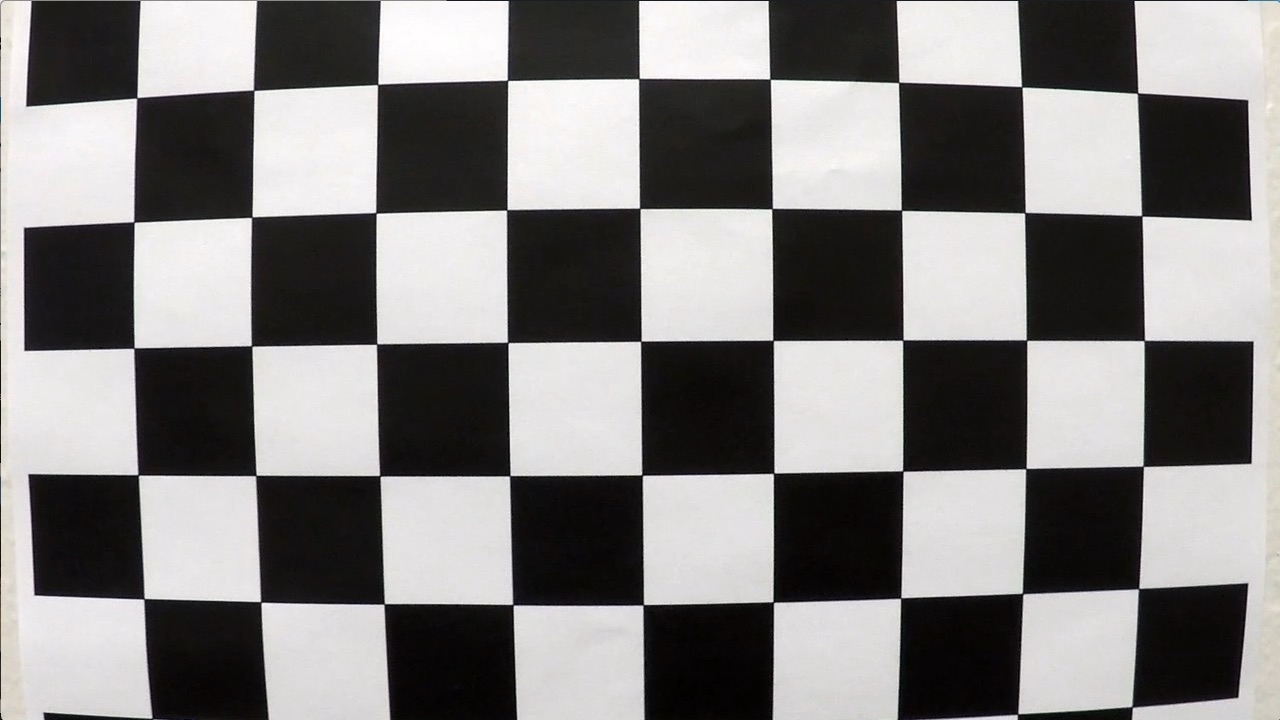
#> input picture camera_cal/calibration1.jpg, 1280 x 720 px; its folder holds only this picture in this run
$ jupyter execute --allow-errors LaneFinding-Final-Notebook.ipynb   (shell and % lines are left out)   (older library calls are emulated)
#> lines starting #> are read from the running program, lines starting #| are printed output that depends on the picture; after the words box and inside, x2 and y2 are one past the last pixel; in counts of white or black regions, pixels touching at a corner belong together
## Advanced Lane Finding Project

The goals / steps of this project are the following:

* Compute the camera calibration matrix and distortion coefficients given a set of chessboard images.
* Apply a distortion correction to raw images.
* Use color transforms, gradients, etc., to create a thresholded binary image.
* Apply a perspective transform to rectify binary image ("birds-eye view").
* Detect lane pixels and fit to find the lane boundary.
* Determine the curvature of the lane and vehicle position with respect to center.
* Warp the detected lane boundaries back onto the original image.
* Output visual display of the lane boundaries and numerical estimation of lane curvature and vehicle position.

---
## The camera calibration cameras were computed using OpenCV libraries

Calibrating the camera
-Detect corners of checkerboard in multiple images
-Use openCV calibration function to undistort the images.

[cell 1]

import os
import scipy.misc
import numpy as np
import cv2
import matplotlib.pyplot as plt
import matplotlib.image as mpimg
# %matplotlib inline
import glob

[cell 2]

objpoints = [] #3D points in real world space
imgpoints = [] # 2D points in image plane
nx = 9 # inner x corners
ny = 6 # inner y corners
objp = np.zeros((nx*ny,3),np.float32)
objp[:,:2]= np.mgrid[0:nx,0:ny].T.reshape(-1,2)

# read in and make a  list of calibration images
images = glob.glob('camera_cal/calibration*.jpg')

# read through all calibration images
for fname in images:
    #   img = cv2.imread(fname)
    img = mpimg.imread(fname)
#> img is the input picture: shape (720, 1280, 3); mean R, G, B 130.1, 128.4, 127.8
    # Convert to grayscale
#   gray = cv2.cvtColor(img, cv2.COLOR_BGR2GRAY) # if using cv2.imread()
    gray = cv2.cvtColor(img, cv2.COLOR_RGB2GRAY) # if using mpimg.imread()
    # Find the chessboard corners
    ret, corners = cv2.findChessboardCorners(gray, (nx, ny), None)
#> ret = False; corners = None
    if ret == True:
        imgpoints.append(corners)
        objpoints.append(objp)

        cv2.drawChessboardCorners(img, (nx, ny), corners, ret)
        cv2.imshow('img',img)
        cv2.waitKey(1)

cv2.destroyAllWindows()

Undistort Checkerboard

#> (a cell that did not finish here is left out)

The camera matrices are stored as follows:

[cell 4]
mtx= np.array([[  1.15396093e03,   0.00000000e00,   6.69705359e02],\
                [  0.00000000e00,   1.14802495e03,   3.85656232e02],\
                [  0.00000000e00,   0.00000000e00,   1.00000000e00]])
dist = np.array([[ -2.41017968e-01 , -5.30720497e-02,\
                  -1.15810318e-03,  -1.28318543e-04,   2.67124302e-02]])

Now these parameters are used to undistort a test image

[cell 5]
test = 'test_images/straight_lines1.jpg'
img = cv2.imread(test)
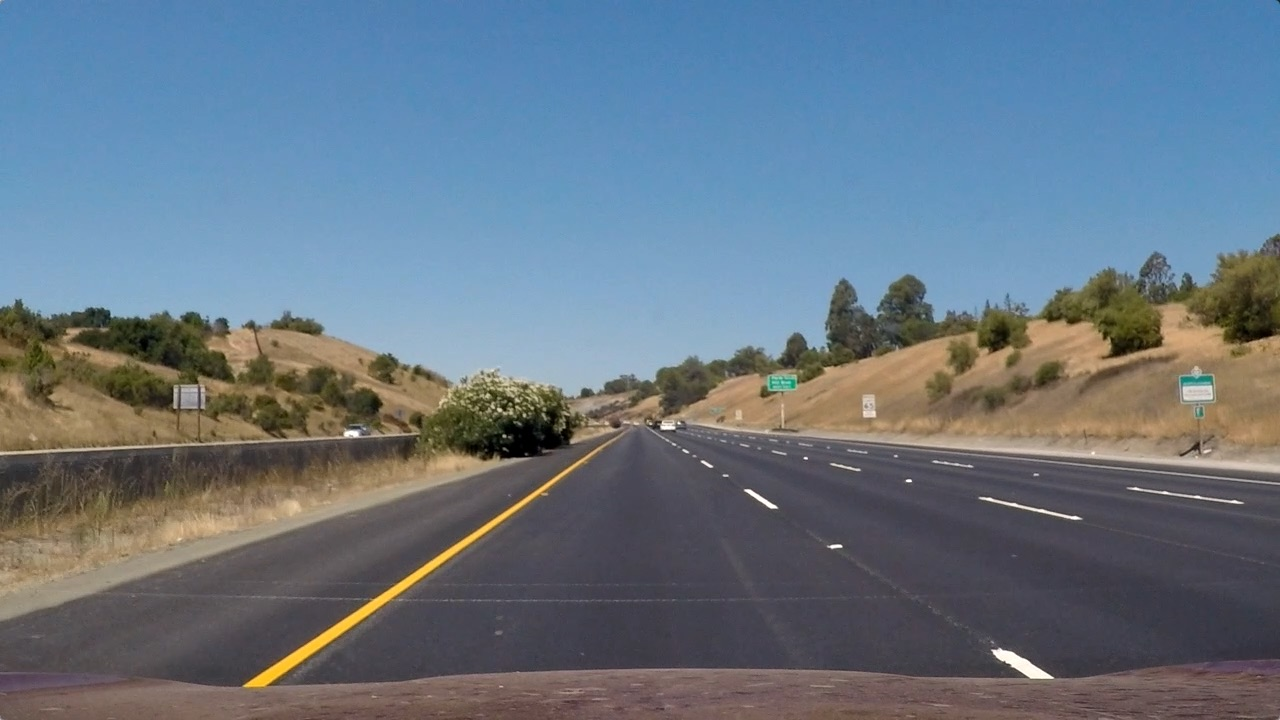
#> input picture test_images/straight_lines1.jpg, 1280 x 720 px
#> img is the input picture: shape (720, 1280, 3); mean B, G, R 131.2, 117.7, 103.2
imshape = img[:,:,2].shape[::-1]
print(imshape)
#| (1280, 720)
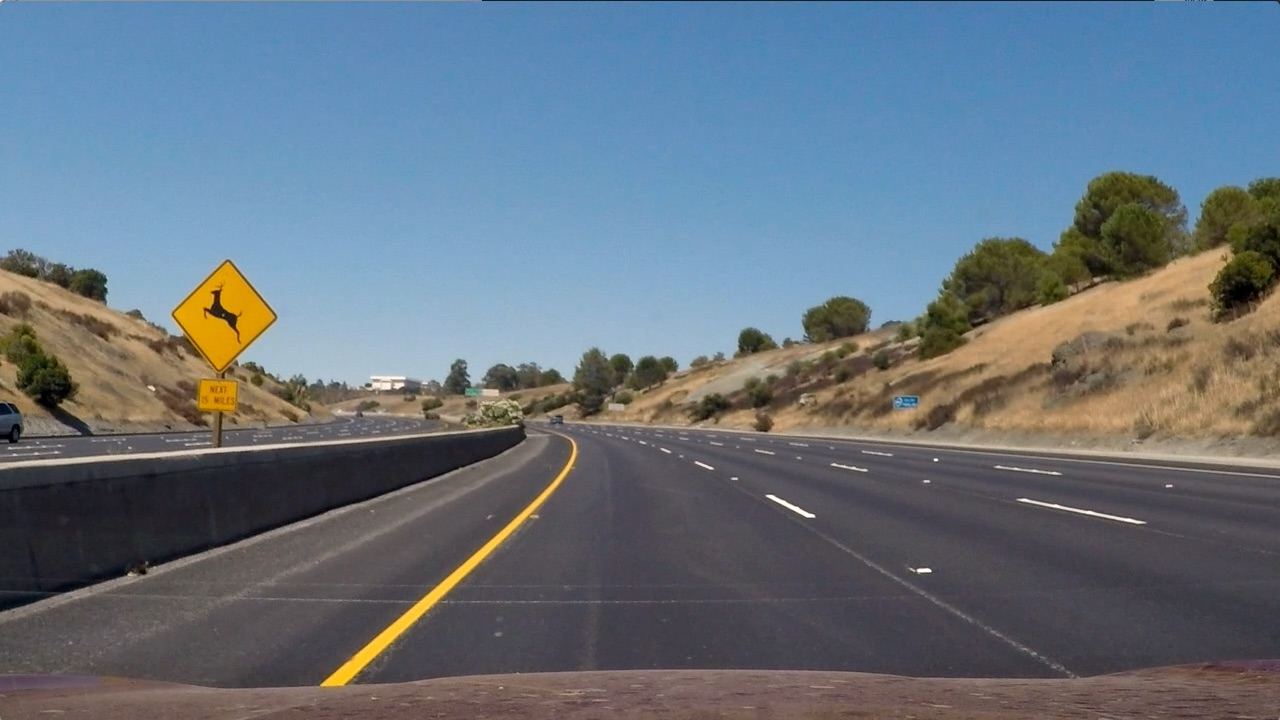
#> input picture test_images/test2.jpg, 1280 x 720 px
#> further down, image is the input picture: shape (720, 1280, 3); mean B, G, R 125.5, 114.6, 102.8
#> (the rest of this cell did not finish here and is left out)

## Methods used to create create a thresholded binary image containing likely lane pixels.
The parameters used were in each method were tuned first seperately and then fine tuned using the combination of methods.

[cell 6]
# This method takes an image and the desired gradent orientation
# and comutes a sobel edge detected image in that gradient direction.
def abs_sobel_thresh(img, orient='x', sobel_kernel=3, thresh=(0, 255)):

    # Convert to grayscale
#> called with orient = 'x', sobel_kernel = 15, thresh = (100, 255)
    gray = cv2.cvtColor(img, cv2.COLOR_BGR2GRAY)# cv2

    # Apply x or y gradient with the OpenCV Sobel() function
    # and take the absolute value

    if orient == 'x':
        abs_sobel = np.absolute(cv2.Sobel(gray, cv2.CV_64F, 1, 0,ksize=sobel_kernel))

    if orient == 'y':
        abs_sobel = np.absolute(cv2.Sobel(gray, cv2.CV_64F, 0, 1,ksize=sobel_kernel))


    # Rescale back to 8 bit integer
    scaled_sobel = np.uint8(255*abs_sobel/np.max(abs_sobel))

    # Create a copy and apply the threshold
    binary_output = np.zeros_like(scaled_sobel)
    # Here I'm using inclusive (>=, <=) thresholds, but exclusive is ok too
    binary_output[(scaled_sobel >= thresh[0]) & (scaled_sobel <= thresh[1])] = 1

    return binary_output

# This method calculates the sobel in both x and y
# and filteres out gradients below a certain magnitude
def mag_thresh(image, sobel_kernel=3, mag_thresh=(0, 255)):
    # Calculate gradient magnitude
    # Apply threshold
#> called with sobel_kernel = 15, mag_thresh = (70, 255)
    gray = cv2.cvtColor(image, cv2.COLOR_BGR2GRAY)#cv2

    # Take both Sobel x and y gradients
    sobelx = cv2.Sobel(gray, cv2.CV_64F, 1, 0, ksize=sobel_kernel)
    sobely = cv2.Sobel(gray, cv2.CV_64F, 0, 1, ksize=sobel_kernel)
    # Calculate the gradient magnitude
    gradmag = np.sqrt(sobelx**2 + sobely**2)
    # Rescale to 8 bit
    scale_factor = np.max(gradmag)/255
#> scale_factor = 18032140.7
    gradmag = (gradmag/scale_factor).astype(np.uint8)
    # Create a binary image of ones where threshold is met, zeros otherwise
    binary_output = np.zeros_like(gradmag)
    binary_output[(gradmag >= mag_thresh[0]) & (gradmag <= mag_thresh[1])] = 1
    return binary_output

# gradients outside of an expected range of line gradients are thresholded out
def dir_threshold(image, sobel_kernel=3, thresh=(0, np.pi/2)):
#> called with sobel_kernel = 15, thresh = (0.571, 1.22)
    gray = cv2.cvtColor(image, cv2.COLOR_BGR2GRAY)
    # Calculate the x and y gradients
    sobelx = cv2.Sobel(gray, cv2.CV_64F, 1, 0, ksize=sobel_kernel)
    sobely = cv2.Sobel(gray, cv2.CV_64F, 0, 1, ksize=sobel_kernel)
    # Take the absolute value of the gradient direction,
    # apply a threshold, and create a binary image result
    absgraddir = np.arctan2(np.absolute(sobely), np.absolute(sobelx))
    binary_output =  np.zeros_like(absgraddir)
    binary_output[(absgraddir >= thresh[0]) & (absgraddir <= thresh[1])] = 1
    return binary_output

# a hugh light saturation image s chanel is used to pick up lane markings
def hls_threshold(image, s_thresh=(170, 255)):
#> called with s_thresh = (150, 255)
    hls = cv2.cvtColor(image, cv2.COLOR_BGR2HLS).astype(np.float)
    s_channel = hls[:,:,2]
    # Threshold saturation channel
    s_binary = np.zeros_like(s_channel)
    s_binary[(s_channel >= s_thresh[0]) & (s_channel <= s_thresh[1])] = 1
    return s_binary

# the red channel on the RGB spectrum was seen to be effetive in distinquishing the lane markings
def red_threshold(image, r_thresh=(170, 255)):

#> called with r_thresh = (200, 255)
    r_channel = image[:,:,2] # using cv2 to read
    # Threshold saturation channel
    r_binary = np.zeros_like(r_channel)
    r_binary[(r_channel >= r_thresh[0]) & (r_channel <= r_thresh[1])] = 1
    return r_binary


def pipeline(image):


    # Choose a Sobel kernel size
    ksize = 15 # Choose a larger odd number to smooth gradient measurements

    # Apply each of the thresholding functions
    gradx = abs_sobel_thresh(image, orient='x', sobel_kernel=ksize, thresh=(100, 255))
    grady = abs_sobel_thresh(image, orient='y', sobel_kernel=ksize, thresh=(130, 255))
    mag_binary = mag_thresh(image, sobel_kernel=ksize, mag_thresh=(70, 255))
    dir_binary = dir_threshold(image, sobel_kernel=ksize, thresh=(np.pi/2-1, np.pi/2-.35))
    s_binary = hls_threshold(image, s_thresh=(150, 255))
    red_binary = red_threshold(image, r_thresh=(200, 255))
#> red_binary: shape (720, 1280); values 0 (black) and 1 (white), 1.6% white; 168 white regions (140 under 20 px), largest, box (x1, y1, x2, y2) and area: (175, 263, 274, 369) 4753, (990, 252, 1223, 338) 3249, (321, 440, 576, 686) 3114
    combined = np.zeros_like(gradx)
    combined[((gradx == 1) | (grady == 1)) | ((mag_binary == 1) & (dir_binary == 1))|((red_binary == 1)&(s_binary == 1))] = 1

    return combined

## 2. A test image after applied to the lane pixel detection Pipeline

[cell 7]
test = 'test_images/test2.jpg'

image = cv2.imread(test)


combined = pipeline(image) # Detects potential lanes
#> combined: shape (720, 1280); values 0 (black) and 1 (white), 3.3% white; 503 white regions (331 under 20 px), largest, box (x1, y1, x2, y2) and area: (317, 436, 579, 687) 5295, (175, 264, 272, 369) 5222, (0, 458, 490, 613) 1680

# scipy.misc.imsave("test_images/combined.png", combined)

imageRGB = cv2.cvtColor(image, cv2.COLOR_BGR2RGB)

# combined[((mag_binary == 1)& (dir_binary == 1))] = 1
# plt.imshow(dir_binary,cmap='gray')
# Plot the result
f, (ax1, ax2) = plt.subplots(1, 2, figsize=(16, 6))
f.tight_layout()
ax1.imshow(imageRGB)
ax1.set_title('Original Image', fontsize=50)
ax2.imshow(combined, cmap='gray')
ax2.set_title('Thresholded Grad. Dir.', fontsize=50)
plt.subplots_adjust(left=0., right=1, top=0.9, bottom=0.)
plt.savefig('test_images/laneEdges.png')

The Performance was tested on numerous test examples

## 3. Perspective Transform
The parameters were tuned using an image of a fairly straight stretch of road. The four source points were determined by placing marks on the lane at a location at the bottom of the image and further down the road. They were fine tuned by observing how straight the lines appeared after the transform.

[cell 8]
# This method returns the perspective transform matrix and its inverse
def get_M_Minv(img):
    img_size = (img.shape[1],img.shape[0])
    src = np.float32(
    [[578, 460],
    [200, 720],
    [1090, 720],
    [692, 460]])
    dst = np.float32(
    [[320, 0],
    [320, 720],
    [960, 720],
    [960, 0]])
    # compute perspective transform
    M = cv2.getPerspectiveTransform(src,dst)
    Minv = cv2.getPerspectiveTransform(dst,src)
    return M, Minv

# gets perspective transformed image
def warp(img, M):
    img_size = (img.shape[1],img.shape[0])
    warped = cv2.warpPerspective(img, M, img_size, flags=cv2.INTER_LINEAR)
    return warped

# unwarps the image back to original
# [4 lines left out: function unWarp, not called in this run]

The code below plots the points used in the original source image and displays the respective perspective transform.

[cell 9]
test = 'test_images/straight_lines1.jpg'
image = cv2.imread(test)

# first undistort image
image = cv2.undistort(image, mtx, dist, None, mtx)
img_size = (img.shape[1],img.shape[0])
M, Minv = get_M_Minv(image)
#> M = [[-0.508, -1.5, 953.8], [-6.26e-16, -1.96, 900.5], [0, -0.00237, 1]]; Minv = [[0.178, -0.767, 521], [1.18e-16, -0.511, 460], [2.26e-19, -0.00121, 1]]

# get perspective transform of image
warped = warp(image,M)
imageRGB = cv2.cvtColor(image, cv2.COLOR_BGR2RGB)
warpRGB = cv2.cvtColor(warped, cv2.COLOR_BGR2RGB)

# Plot the result
f, (ax1, ax2) = plt.subplots(1, 2, figsize=(16, 6))
f.tight_layout()
ax1.imshow(imageRGB)

ax1.plot(578,460,'.')
ax1.plot(200, 720,'.')
ax1.plot(1090,720,'.')
ax1.plot(702,460,'.')

ax1.set_title('Original Image', fontsize=50)
ax2.imshow(warpRGB)
ax2.set_title('Perspective Transform', fontsize=50)
plt.subplots_adjust(left=0., right=1, top=0.9, bottom=0.)
print(img_size[0] ,img_size[1])
#| 1280 720
plt.savefig('test_images/perspectiveTrasform.png')

[cell 10]
# the below function takes in a set of vertices and masks out all pixels outside of this polygon
# The mask region was made slightly larger than the lane itself to insure sharper curves were also included
def maskRegion(image, vertices):
    #defining a blank mask to start with
    mask = np.zeros_like(image)

    #defining a 3 channel or 1 channel color to fill the mask with depending on the input image
    if len(image.shape) > 2:
        channel_count = image.shape[2]  # i.e. 3 or 4 depending on your image
        ignore_mask_color = (255,) * channel_count
    else:
        ignore_mask_color = 255

    #filling pixels inside the polygon defined by "vertices" with the fill color
    cv2.fillPoly(mask, vertices, ignore_mask_color)

    #returning the image only where mask pixels are nonzero
    masked_image = cv2.bitwise_and(image, mask)

    return masked_image

## 4.  Identify Lane Pixels and fit their positions with a poly nomial

Detect edges, mask region of interest, perform perspective transform

[cell 11]

test = 'test_images/test4.jpg'
image = cv2.imread(test)
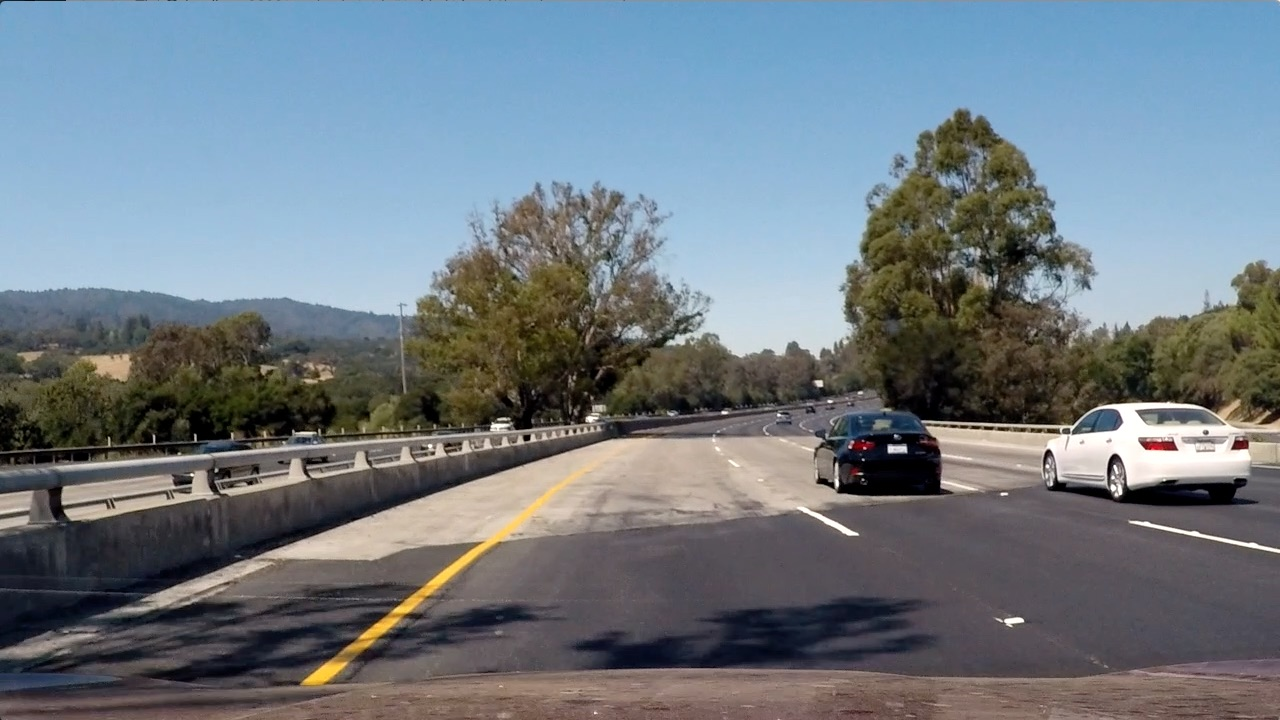
#> input picture test_images/test4.jpg, 1280 x 720 px
#> image is the input picture: shape (720, 1280, 3); mean B, G, R 130.9, 122.7, 112.2
M, Minv = get_M_Minv(image)

# bottom left, to top left, to top right, to bottom right
# Slightly bigger than normal lane for mask
vertices = np.array([[((img_size[0] / 6 - 130), img_size[1]),\
                     ((img_size[0] / 2) - 85, img_size[1] / 2 + 100),\
                     ((img_size[0] / 2 + 85), img_size[1] / 2 + 100),\
                     ((img_size[0] * 5 / 6) + 130, img_size[1])]],dtype=np.int32)

# single image
image = cv2.undistort(image, mtx, dist, None, mtx)
combined = pipeline(image)
#> call 3 of abs_sobel_thresh, with orient = 'x', sobel_kernel = 15, thresh = (100, 255)
#> in abs_sobel_thresh (call 3), `abs_sobel = np.absolute(cv2.Sobel(gray, cv2.CV_64F, 1, 0,ksize=sobel_k..`:
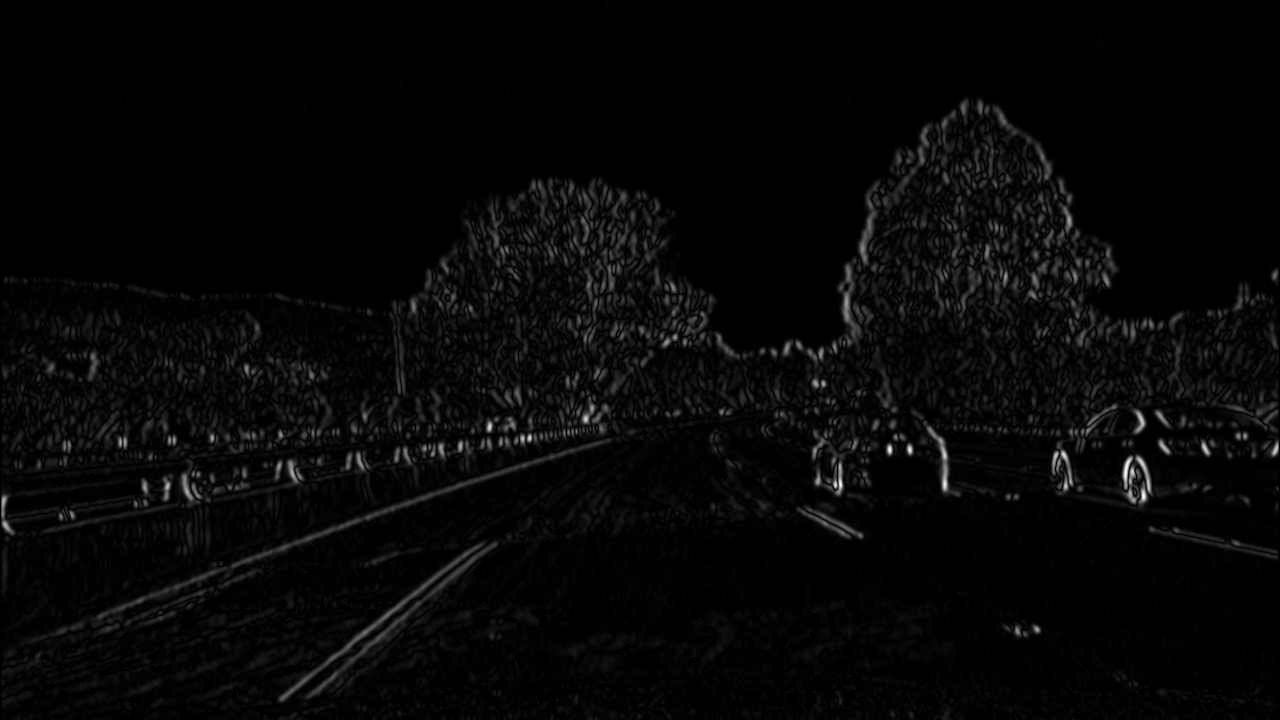
#> abs_sobel: shape (720, 1280) float64; min 0, max 5.56e+09, mean 159558451.9; drawn with min black and max white
#> (the rest of the program and of its run is left out)
